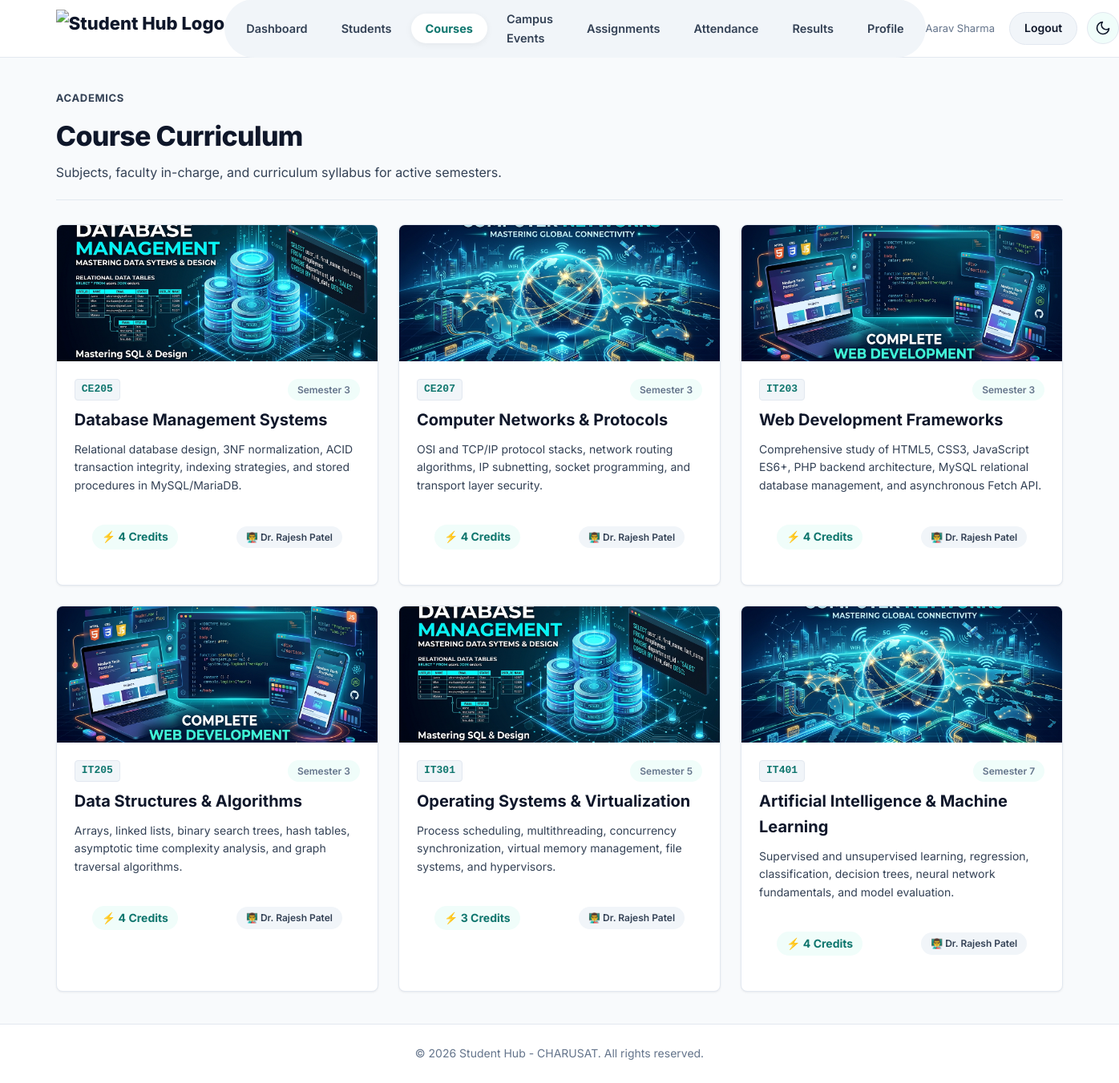
/Pages/courses.php (signed in), run on the app's committed database.
### tables this page shows
CREATE TABLE `courses` (
    `course_id` INT UNSIGNED AUTO_INCREMENT PRIMARY KEY,
    `course_code` VARCHAR(20) NOT NULL UNIQUE,
    `course_title` VARCHAR(150) NOT NULL,
    `department` VARCHAR(100) NOT NULL DEFAULT 'Computer Engineering',
    `faculty_id` INT UNSIGNED NULL,
    `credits` TINYINT UNSIGNED NOT NULL DEFAULT 4,
    `semester` TINYINT UNSIGNED NOT NULL DEFAULT 3,
    `description` TEXT NULL,
    `thumbnail_url` VARCHAR(255) NULL,
    `created_at` TIMESTAMP NOT NULL DEFAULT CURRENT_TIMESTAMP,
    `updated_at` TIMESTAMP NOT NULL DEFAULT CURRENT_TIMESTAMP ON UPDATE CURRENT_TIMESTAMP,
    CONSTRAINT `fk_course_faculty` FOREIGN KEY (`faculty_id`)
        REFERENCES `users` (`user_id`) ON DELETE SET NULL ON UPDATE CASCADE,
    INDEX `idx_courses_code` (`course_code`),
    INDEX `idx_courses_department` (`department`),
    INDEX `idx_courses_semester` (`semester`)
);

### StudentHUB_php/auth.php (called while the page is built, shortened)
<?php
function initSession(): void
{
    if (session_status() === PHP_SESSION_NONE) {
        $isHttps = (!empty($_SERVER['HTTPS']) && $_SERVER['HTTPS'] !== 'off')
            || (isset($_SERVER['SERVER_PORT']) && (int)$_SERVER['SERVER_PORT'] === 443);
    }
}
function checkSessionTimeout(int $timeoutSeconds = SESSION_TIMEOUT_SECONDS): bool
{
    if (!empty($_SESSION['user'])) {
        $now = time();
    }
    return true;
}
function requireLogin(int $timeoutSeconds = SESSION_TIMEOUT_SECONDS): array
{
    return $_SESSION['user'];
}

### Pages/courses.php (the view, shortened to what this page needs)
<?php
require_once __DIR__ . '/../StudentHUB_php/auth.php';
$currentUser = requireLogin();
$courses = [];
try {
    $db = getDatabaseConnection();
    $sql = "SELECT c.course_id, c.course_code, c.course_title, c.department,
                   c.faculty_id, c.credits, c.semester, c.description, c.thumbnail_url,
                   COALESCE(u.full_name, 'Department Faculty') AS faculty_name
            FROM courses c
            LEFT JOIN users u ON c.faculty_id = u.user_id
            ORDER BY c.semester ASC, c.course_code ASC";
    $result = $db->query($sql);
    if ($result) {
        $courses = $result->fetch_all(MYSQLI_ASSOC);
    }
} catch (Throwable $e) {
    error_log('[StudentHub Courses Page Error] ' . $e->getMessage());
}
?>
<!DOCTYPE html>
<html lang="en">
<head>
    <link rel="stylesheet" href="../css/style.css">
    <link rel="stylesheet" href="../css/courses.css">
</head>
<body>
    <header class="site-header">
        <a class="brand" href="../index.html">
            <img src="../img/logo.png" alt="Student Hub Logo">
        </a>
        <nav class="main-nav" aria-label="Course Navigation">
            <a href="dashboard.php">Dashboard</a>
            <a href="students.php">Students</a>
            <a href="courses.php" class="active">Courses</a>
            <a href="events.php">Campus Events</a>
            <a href="assignment.php">Assignments</a>
            <a href="attendance.php">Attendance</a>
            <a href="result.php">Results</a>
            <a href="profile.php">Profile</a>
        </nav>
        <div class="header-right">
            <div class="header-actions">
                <span style="font-size: 13px; color: var(--text-muted); margin-right: 8px;">
                    <?= htmlspecialchars($currentUser['name'] ?? '', ENT_QUOTES, 'UTF-8') ?>
                </span>
                <a class="btn-logout" id="logoutLink" href="../StudentHUB_php/logout.php">Logout</a>
            </div>
            <button id="themeToggle" class="theme-toggle" aria-label="Toggle Light/Dark Theme" type="button">
                <svg class="moon-icon" viewBox="0 0 24 24"><path d="M21 12.79A9 9 0 1 1 11.21 3 7 7 0 0 0 21 12.79z"></path></svg>
            </button>
        </div>
    </header>
    <main class="page-shell">
        <section class="page-heading">
            <div>
                <p class="eyebrow">Academics</p>
                <h1>Course Curriculum</h1>
                <p>Subjects, faculty in-charge, and curriculum syllabus for active semesters.</p>
            </div>
        </section>
        <section class="course-grid">
            <?php if (empty($courses)): ?>
                <div style="grid-column: 1/-1; text-align: center; padding: 40px; color: var(--text-muted); background: var(--bg-card); border-radius: 8px; border: 1px dashed var(--border-color);">
                    No courses currently scheduled in the database.
                </div>
            <?php else: ?>
                <?php foreach ($courses as $c): ?>
                    <?php
                    $thumb = !empty($c['thumbnail_url']) ? $c['thumbnail_url'] : '../img/web-development.jpg';
                    $sem = (int)($c['semester'] ?? 1);
                    $credits = (int)($c['credits'] ?? 4);
                    $code = htmlspecialchars($c['course_code'], ENT_QUOTES, 'UTF-8');
                    $title = htmlspecialchars($c['course_title'], ENT_QUOTES, 'UTF-8');
                    $desc = htmlspecialchars($c['description'] ?? 'Curriculum syllabus topics and practical modules.', ENT_QUOTES, 'UTF-8');
                    $facultyName = htmlspecialchars($c['faculty_name'] ?? 'Faculty Member', ENT_QUOTES, 'UTF-8');
                    ?>
                    <article class="course-card">
                        <div class="course-thumb">
                            <img src="<?= htmlspecialchars($thumb, ENT_QUOTES, 'UTF-8') ?>" alt="<?= $title ?> Course" onerror="this.onerror=null; this.src='../img/web-development.jpg';">
                        </div>
                        <div>
                            <div style="display: flex; justify-content: space-between; align-items: center; margin-bottom: 8px;">
                                <span style="font-family: monospace; font-weight: 700; font-size: 13px; color: var(--brand-primary); background: var(--bg-subtle); padding: 2px 8px; border-radius: 4px; border: 1px solid var(--border-color);">
                                    <?= $code ?>
                                </span>
                                <span style="font-size: 12px; color: var(--text-muted); font-weight: 600;">
                                    Semester <?= $sem ?>
                                </span>
                            </div>
                            <h2><?= $title ?></h2>
                            <p><?= $desc ?></p>
                            <div style="display: flex; justify-content: space-between; align-items: center; margin-top: 14px; flex-wrap: wrap; gap: 8px;">
                                <span>⚡ <?= $credits ?> Credits</span>
                                <span style="background: var(--bg-subtle); color: var(--text-secondary); font-size: 12px; font-weight: 600;">
                                    👨‍🏫 <?= $facultyName ?>
                                </span>
                            </div>
                        </div>
                    </article>
                <?php endforeach; ?>
            <?php endif; ?>
        </section>
    </main>
    <footer class="site-footer">
        <p>&copy; 2026 Student Hub - CHARUSAT. All rights reserved.</p>
    </footer>
</body>
</html>

### css/courses.css (style rules this page uses)
.course-grid { display: grid; grid-template-columns: repeat(3, 1fr); gap: 25px; }
.course-card { background-color: var(--bg-card); border: 1px solid var(--border-color); border-radius: var(--radius-md, 8px); overflow: hidden; box-shadow: var(--shadow-sm); transition: transform var(--transition-fast, 0.2s), box-shadow var(--transition-fast, 0.2s), border-color var(--transition-fast, 0.2s); }
.course-thumb { background-color: var(--bg-subtle); height: 170px; display: flex; align-items: center; justify-content: center; color: var(--text-muted); font-weight: bold; overflow: hidden; }
.course-thumb img { width: 100%; height: 100%; object-fit: cover; display: block; transition: transform 0.4s ease; }
.course-card div:last-child { padding: 22px; }
.course-card h2 { font-size: 20px; font-weight: 700; margin-bottom: 10px; color: var(--text-primary); }
.course-card p { font-size: 14px; color: var(--text-secondary); margin-bottom: 16px; min-height: 44px; }
.course-card span { display: inline-block; font-weight: 700; color: var(--brand-primary); font-size: 14px; background-color: var(--bg-accent-subtle); padding: 4px 12px; border-radius: var(--radius-full, 9999px); }

### data on the page
courses: thumbnail_url (picture), course_code "CE205", semester "3", course_title "Database Management Systems", description "Relational database design, 3NF normalization, ACID transaction integrity, indexing strategies, and stored procedures in MySQL/MariaDB.", credits "4", facultyName "Dr. Rajesh Patel"
courses: thumbnail_url (picture), course_code "CE207", semester "3", course_title "Computer Networks & Protocols", description "OSI and TCP/IP protocol stacks, network routing algorithms, IP subnetting, socket programming, and transport layer security.", credits "4", facultyName "Dr. Rajesh Patel"
courses: thumbnail_url (picture), course_code "IT203", semester "3", course_title "Web Development Frameworks", description "Comprehensive study of HTML5, CSS3, JavaScript ES6+, PHP backend architecture, MySQL relational database management, and asynchronous Fetch API.", credits "4", facultyName "Dr. Rajesh Patel"
courses: thumbnail_url (picture), course_code "IT205", semester "3", course_title "Data Structures & Algorithms", description "Arrays, linked lists, binary search trees, hash tables, asymptotic time complexity analysis, and graph traversal algorithms.", credits "4", facultyName "Dr. Rajesh Patel"
courses: thumbnail_url (picture), course_code "IT301", semester "5", course_title "Operating Systems & Virtualization", description "Process scheduling, multithreading, concurrency synchronization, virtual memory management, file systems, and hypervisors.", credits "3", facultyName "Dr. Rajesh Patel"
courses: thumbnail_url (picture), course_code "IT401", semester "7", course_title "Artificial Intelligence & Machine Learning", description "Supervised and unsupervised learning, regression, classification, decision trees, neural network fundamentals, and model evaluation.", credits "4", facultyName "Dr. Rajesh Patel"

### other printed values
$currentUser['name'] "Aarav Sharma"
